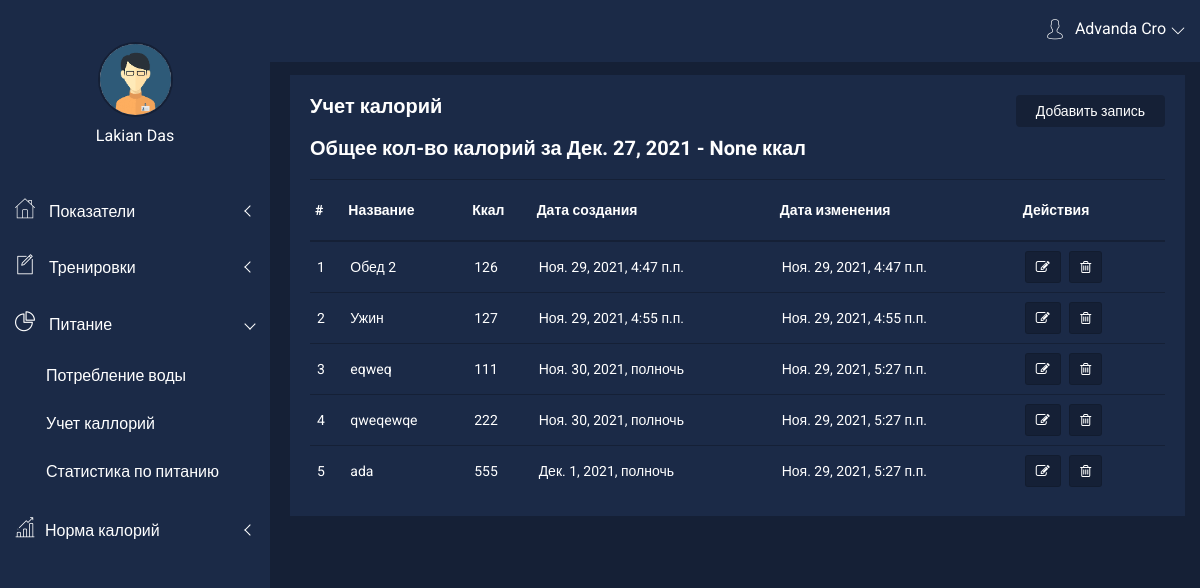
The page /dashboard/food (signed in) on the database as committed earlier.
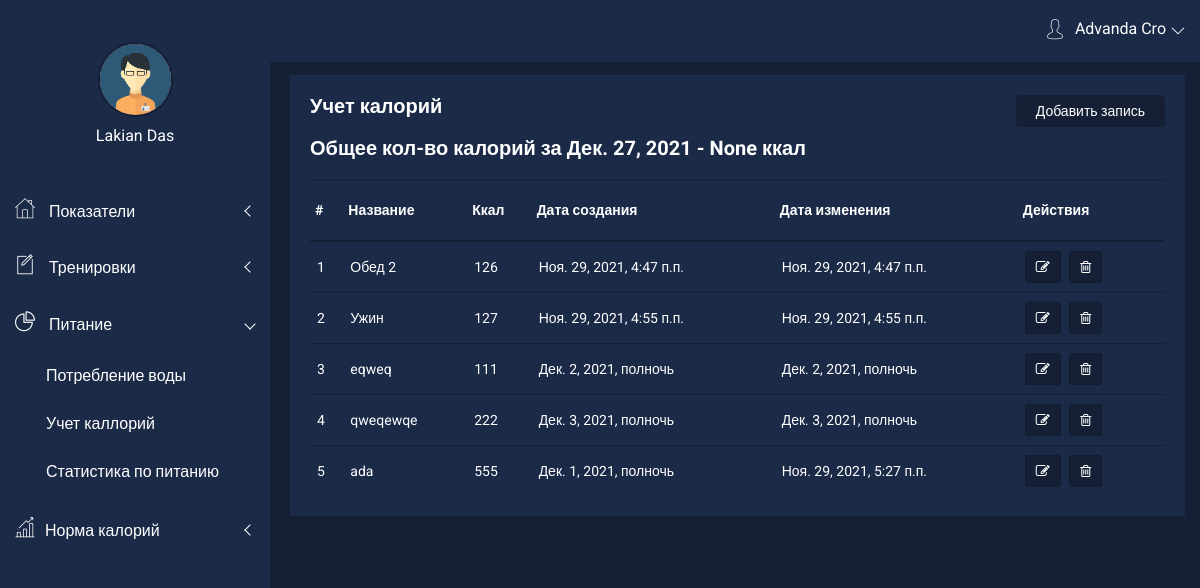
The same page on the database as committed later.
### core/models/body_params.py (models this page shows)
class UserFood(models.Model):
    date_created = models.DateTimeField(verbose_name='Дата создания', auto_now_add=True)
    date_updated = models.DateTimeField(verbose_name='Дата изменения', auto_now=True, null=True)
    title = models.CharField(max_length=100, verbose_name='Название')
    description = models.TextField(verbose_name='Описание', null=True)
    cal = models.IntegerField(verbose_name='Количество каллорий')
    user = models.ForeignKey(User, on_delete=models.CASCADE)

### tracker/views/views_food.py (the view)
# urls.py: path('food', views.foodIndex, name='foodIndex'),
def foodIndex(request):
    if 'user' in request.session:
        list_food = UserFood.objects.filter(user_id=request.session['user']).all()
        countAll = UserFood.objects.filter(user_id=request.session['user'], date_created__day=datetime.date.today().day).aggregate(Sum('cal'))
        return render(request, 'food/index.html', {'list_food': list_food, 'today': datetime.date.today(), 'countAll': countAll})
    else:
        return redirect('auth:auth')

### templates/food/index.html (shortened to what this page needs)
{% extends 'base/dashboard.html' %}
{% load static %}
{% block content %}
    <link rel="stylesheet" href="{% static 'dashboard/css/alerts.css' %}">
    <div class="product-status mg-b-30 mg-t-15" style="margin-left: 10px;">
        <div class="container-fluid">
            <div class="row">
                <div class="col-lg-12 col-md-12 col-sm-12 col-xs-12">
                    <div class="product-status-wrap">
                        <h4>Учет калорий</h4>
                        <div class="add-product">
                            <a href="{% url 'tracker:foodAdd' %}">Добавить запись</a>
                        </div>
                        <h4 style="color: white">Общее кол-во калорий за {{ today|date }} - {{ countAll.cal__sum}} ккал</h4>
                        {% if not list_food %}
                            <h4>Записей нет</h4>
                        {% else %}
                            <table>
                                <tr>
                                    <th>#</th>
                                    <th>Название</th>
                                    <th>Ккал</th>
                                    <th>Дата создания</th>
                                    <th>Дата изменения</th>
                                    <th>Действия</th>
                                </tr>
                                {% for item in list_food %}
                                    <tr>
                                        <td>{{ forloop.counter }}</td>
                                        <td>{{ item.title }}</td>
                                        <td>{{ item.cal }}</td>
                                        <td>{{ item.date_created }}</td>
                                        <td>{{ item.date_updated|default_if_none:"--" }}</td>
                                        <td>
                                            <button data-toggle="tooltip" title="Изменить" class="pd-setting-ed"
                                                    onclick="window.location.href='{% url 'tracker:foodUpdate' id=item.id %}'">
                                                <i class="fa fa-pencil-square-o" aria-hidden="true"></i>
                                            </button>
                                            <button data-toggle="tooltip" title="Удалить" class="pd-setting-ed"
                                                    onclick="window.location.href='{% url 'tracker:foodDelete' id=item.id %}'">
                                                <i class="fa fa-trash-o" aria-hidden="true"></i>
                                            </button>
                                        </td>
                                    </tr>
                                {% endfor %}
                            </table>
                        {% endif %}
                    </div>
                </div>
            </div>
        </div>
    </div>
{% endblock %}

Rows that differ between the two databases and show on the page:
changed UserFood "eqweq": date_created "Ноя. 30, 2021, полночь" → "Дек. 2, 2021, полночь"; date_updated "Ноя. 29, 2021, 5:27 п.п." → "Дек. 2, 2021, полночь"
changed UserFood "qweqewqe": date_created "Ноя. 30, 2021, полночь" → "Дек. 3, 2021, полночь"; date_updated "Ноя. 29, 2021, 5:27 п.п." → "Дек. 3, 2021, полночь"
